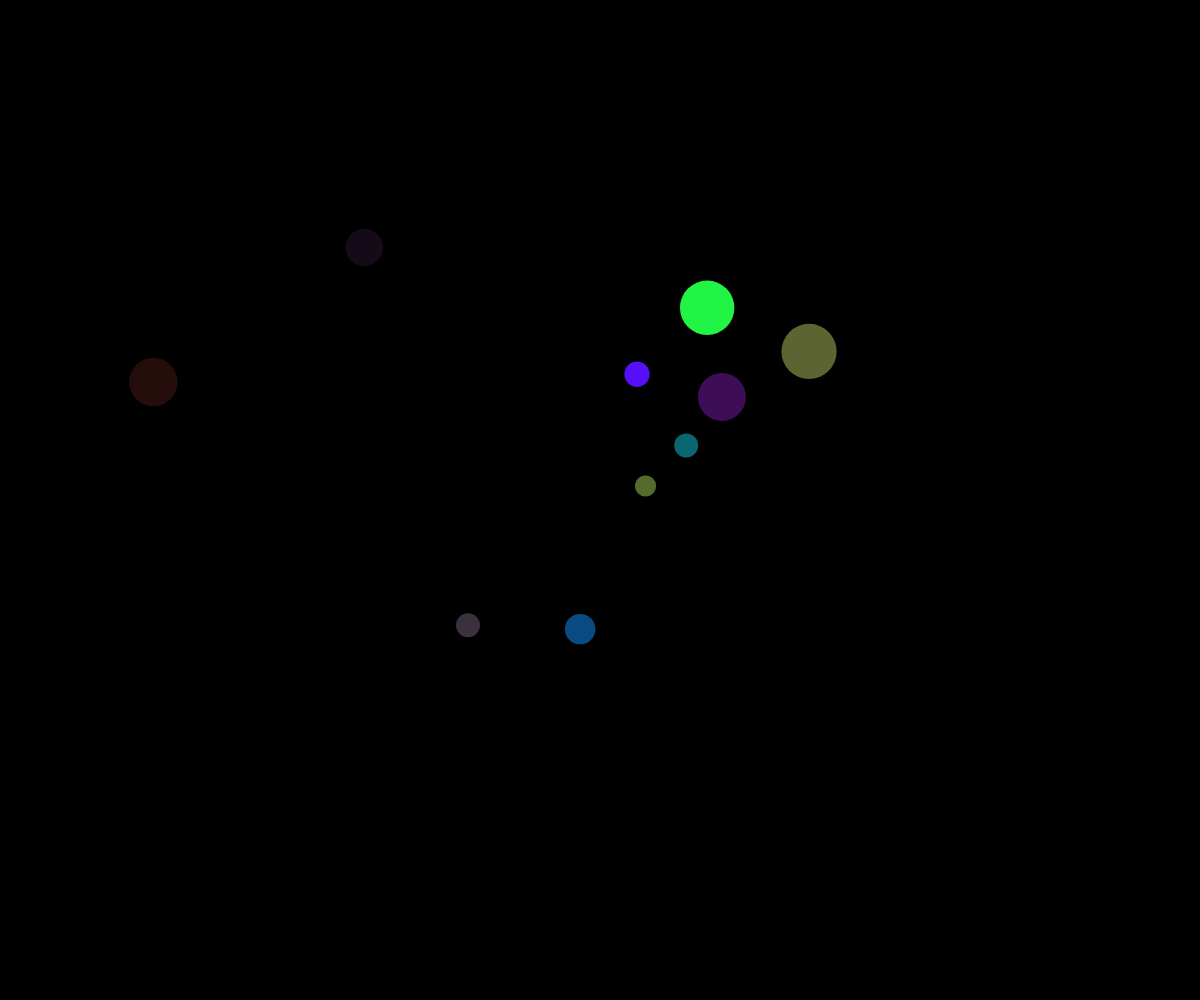
Frame 1 (no input)
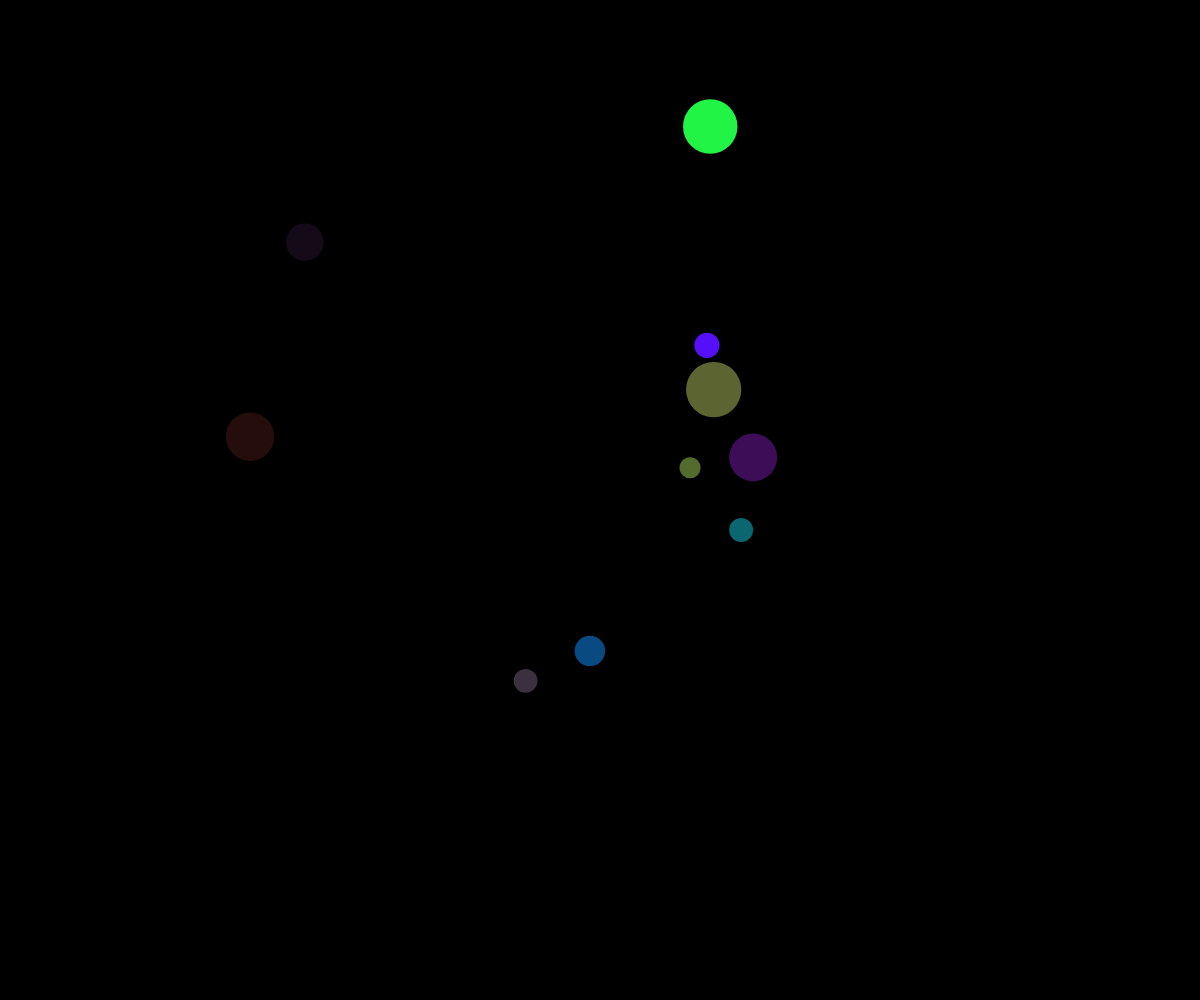
Frame 60 (no input)
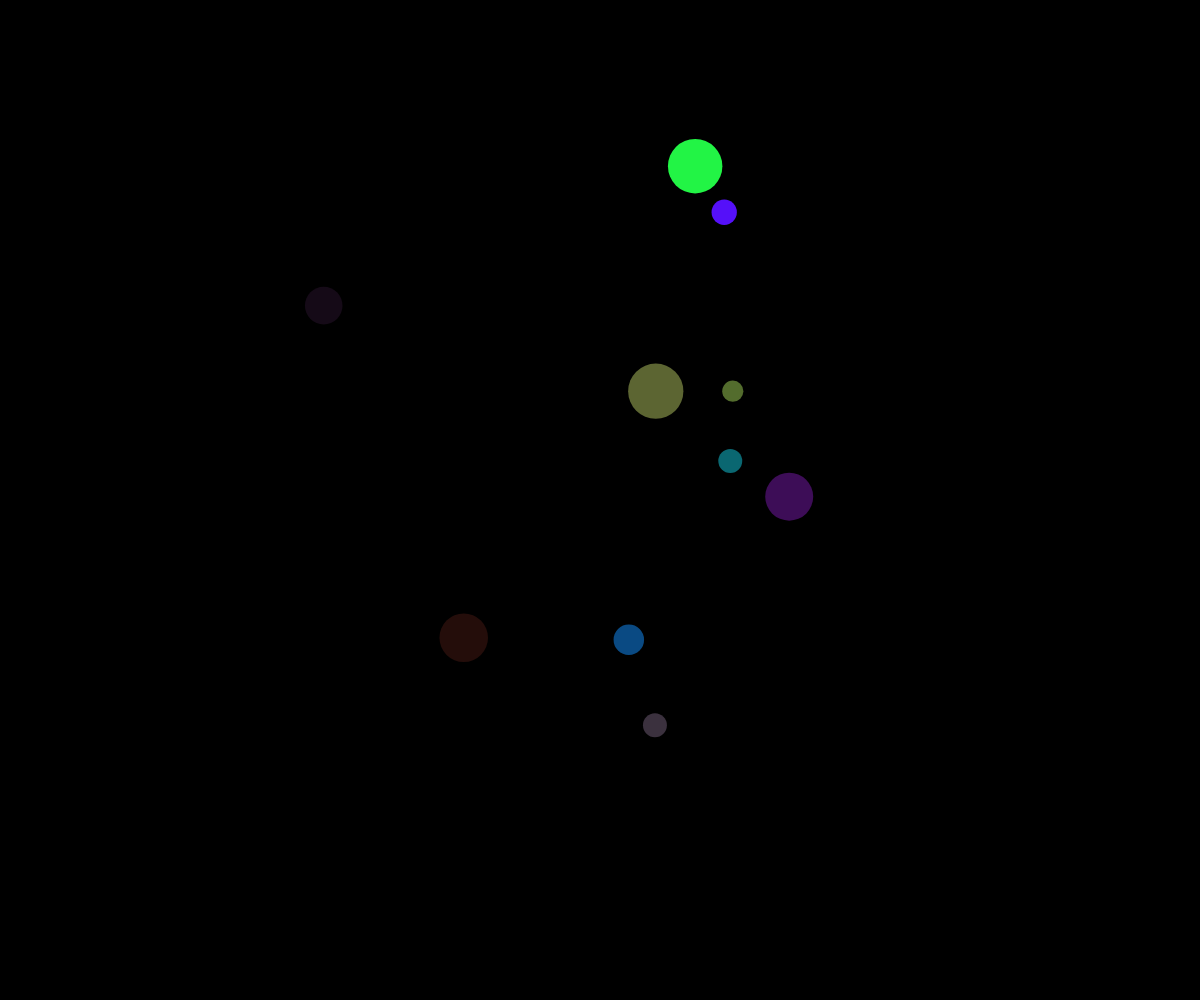
Frame 120 (the mouse pressed at the canvas centre since frame 60)

The p5.js sketch that drew these frames (run headless with seeded random() and noise() and a simulated clock; from frame 60 on, the mouse is pressed at the canvas centre):

// p5.js sketch
// ── sketch.js
// ball array
// Your Name
// Date
//
// Extra for Experts:
// - describe what you did to take this project "above and beyond"

let ballArray = []; 




function setup() {
  createCanvas(windowWidth, windowHeight);
  for(let i = 0; i< 10; i++){

    spawnBall();
  }
}

function draw() {
  background("black");

  for (let myBall of ballArray){

    noStroke();
    fill(myBall.theColour);
    myBall.x  = noise(myBall.time)*width;
    myBall.y = noise(myBall.time + 100)*height;
    circle(myBall.x, myBall.y, myBall.radius*2);
    myBall.time += 0.003;
  }
}

function spawnBall(){
  let myBall = {
    radius: random(10, 30),
    x: random(width),
    y:  random(height),
    time: random(1000),
    theColour: color(random(255), random(255),random(255),random(255)),
  };
  ballArray.push(myBall);
}

function mousepressed(){
  for(let i = 0; i< 5; i++){

    spawnBall();
  }
}
